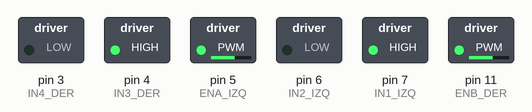
Simulated run of this sketch. Board: Arduino Uno, built with avr-gcc and run on an emulated ATmega328P. On the bench: switched loads named in the sketch (green lamp = pin HIGH).

Above: at 3.05 s.
At 7.45 s:
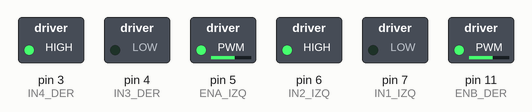
At 8.55 s:
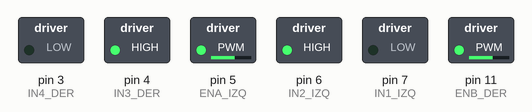
At 9.7 s:
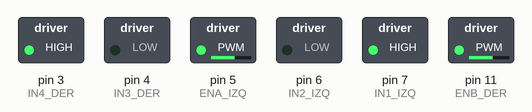
At 11.95 s:
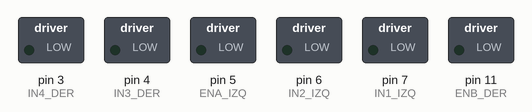
Timing chart, 0 to 14.7 s (numbered marks = the images above):
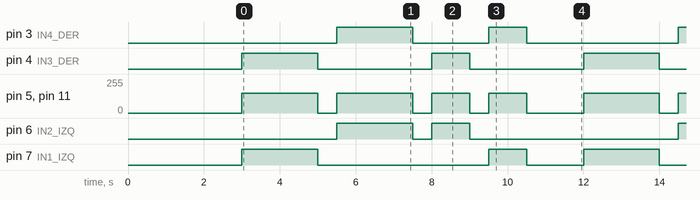

Measured:
- by itself, pin 3 (IN4_DER): repeats every 9.0 s: LOW 2.0 s, HIGH 1.0 s, LOW 4.0 s, HIGH 2.0 s
- by itself, pin 4 (IN3_DER): repeats every 9.0 s: LOW 3.0 s, HIGH 1.0 s, LOW 3.0 s, HIGH 2.0 s
- by itself, pin 6 (IN2_IZQ): repeats every 9.0 s: LOW 0.50 s, HIGH 1.0 s, LOW 5.5 s, HIGH 2.0 s
- by itself, pin 7 (IN1_IZQ): repeats every 9.0 s: LOW 4.5 s, HIGH 1.0 s, LOW 1.5 s, HIGH 2.0 s
- by itself, pin 5 (ENA_IZQ), pin 11 (ENB_DER): repeats every 9.0 s: 0/255 0.50 s, 150/255 2.0 s, 2 × (0/255 0.50 s, 150/255 1.0 s), 0/255 1.5 s, 150/255 2.0 s

The sketch:

Control_Motores_Avance1.ino
```cpp
// motor  A
const int ENA_IZQ = 5;
const int IN1_IZQ = 7;
const int IN2_IZQ = 6;
// motor B
const int ENB_DER = 11;
const int IN3_DER = 4;
const int IN4_DER = 3;

const int VEL = 150;  // Velocidad

void motores(int izq, int der) {  //definicion de movimientos
  digitalWrite(IN1_IZQ, izq > 0);
  digitalWrite(IN2_IZQ, izq < 0);
  digitalWrite(IN3_DER, der > 0);
  digitalWrite(IN4_DER, der < 0);
  analogWrite(ENA_IZQ, abs(izq));
  analogWrite(ENB_DER, abs(der));
}

void setup() { //configuracion pines como salida
  pinMode(ENA_IZQ, OUTPUT);
  pinMode(IN1_IZQ, OUTPUT);
  pinMode(IN2_IZQ, OUTPUT);
  pinMode(ENB_DER, OUTPUT);
  pinMode(IN3_DER, OUTPUT);
  pinMode(IN4_DER, OUTPUT);
  motores(0, 0);
  delay(3000);  //
}

void loop() {     //loop de movimiento ejemplo
  motores(VEL, VEL);   delay(2000);  // adelante
  motores(0, 0);       delay(500);
  motores(-VEL, -VEL); delay(2000);  // atrás
  motores(0, 0);       delay(500);
  motores(-VEL, VEL);  delay(1000);  // giro izquierda
  motores(0, 0);       delay(500);
  motores(VEL, -VEL);  delay(1000);  // giro derecha
  motores(0, 0);       delay(1500);
}
```
